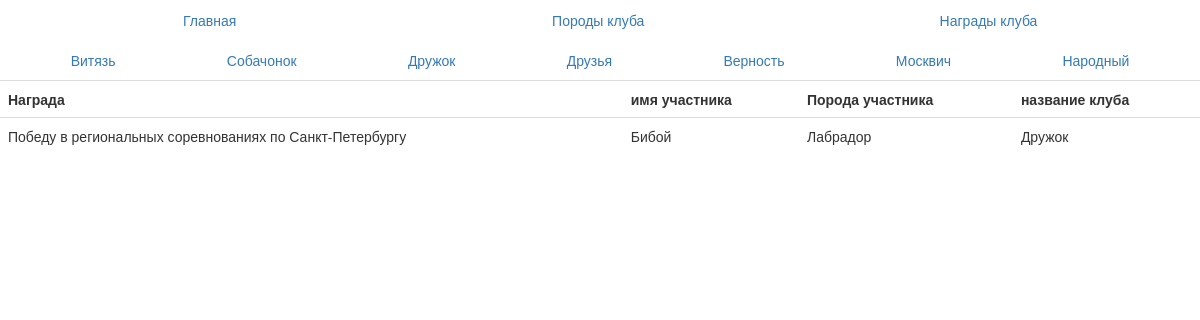
The page /Test/Club_Awards_Friend.php on the database its author committed.
### tables this page shows
CREATE TABLE `dogsparticipants` (
  `id` int(10) UNSIGNED NOT NULL COMMENT 'Индекс',
  `Host_id` int(10) UNSIGNED NOT NULL COMMENT 'Хозяин',
  `Club_id` int(10) UNSIGNED DEFAULT NULL COMMENT 'Клуб',
  `id_Pedigree` int(10) UNSIGNED DEFAULT NULL COMMENT 'Родословная ',
  `Nickname` varchar(255) NOT NULL COMMENT 'Кличка',
  `Breed` varchar(255) NOT NULL COMMENT 'Порода',
  `Old` int(20) UNSIGNED NOT NULL COMMENT 'Возраст',
  `Exhibition` int(11) NOT NULL COMMENT 'Выставка',
  `Awards` varchar(255) DEFAULT NULL COMMENT 'Награды собаки'
);

CREATE TABLE `club` (
  `id` int(10) UNSIGNED NOT NULL,
  `Name_club` varchar(255) NOT NULL,
  `Numbers` mediumint(8) UNSIGNED NOT NULL
);

### Test/Club_Awards_Friend.php (the view, shortened to what this page needs)
<!DOCTYPE html>
<html>
<head>
    <link rel="stylesheet" href="1.css">
    <link rel="stylesheet" href="https://maxcdn.bootstrapcdn.com/bootstrap/3.3.6/css/bootstrap.min.css">
</head>
<body>
<div class="container-fluid">
    <ul class="nav nav-justified">
        <li><a href="index.html">Главная</a></li>
        <li><a href="Breed_club.php">Породы клуба</a></li>
        <li><a href="Club_Awards.php">Награды клуба</a></li>
    </ul>
</div>
<header class="container-fluid">
    <ul class="nav nav-justified">
        <li><a href="Club_Awards_Vityaz.php">Витязь</a></li>
        <li><a href="Club_Awards_Sobachonok.php">Собачонок</a></li>
        <li><a href="Club_Awards_Friend.php">Дружок</a></li>
        <li><a href="Club_Awards_Friends.php"> Друзья</a></li>
        <li><a href="Club_Awards_Fidelity.php"> Верность</a></li>
        <li><a href="Club_Awards_Moscow.php"> Москвич</a></li>
        <li><a href="Club_Awards_people.php"> Народный</a></li>
    </ul>
</header>
<?php
$settings = [
    'host' => 'localhost',
    'user' => 'root',
    'password' => '',
    'db_name' =>'coursework'
];
$link = mysqli_connect($settings['host'],$settings['user'],$settings['password'],$settings['db_name']);
mysqli_set_charset ($link , 'utf8');
$query = "SELECT dogsparticipants.Awards, dogsparticipants.Nickname, dogsparticipants.Breed, club.Name_club FROM dogsparticipants INNER JOIN club ON club.id = dogsparticipants.Club_id AND club.Name_club = \"Дружок\" AND dogsparticipants.Awards IS NOT NULL";
$result = mysqli_query($link, $query) or die("Ошибка".mysqli_error($link));
if($res === false)
{
    echo mysqli_error($link);
}
else
{
    $rows = mysqli_num_rows($result);
    echo "<table class=\"table\"><tr><th>Награда</th><th>имя участника</th><th>Порода участника</th><th>название клуба</th></tr>";
    for($i = 0; $i < $rows ; ++$i)
    {
        $row = mysqli_fetch_row($result);
        echo "<tr>";
        for ($j = 0 ; $j < 4 ; ++$j) echo "<td>$row[$j]</td>";
        echo "</tr>";
    }
    echo "</table>";
}
?>
</body>
</html>

### Test/1.css (style rules this page uses)
body { font-family: 'Roboto', sans-serif; font-weight: 300; background-color: #c4d0ff; height: 100vh; }
header { padding: 0px 0; }

### rows shown on the page
dogsparticipants: Awards "Победу в региональных соревнованиях по Санкт-Петербургу", Nickname "Бибой", Breed "Лабрадор", Club.Name_club "Дружок"
